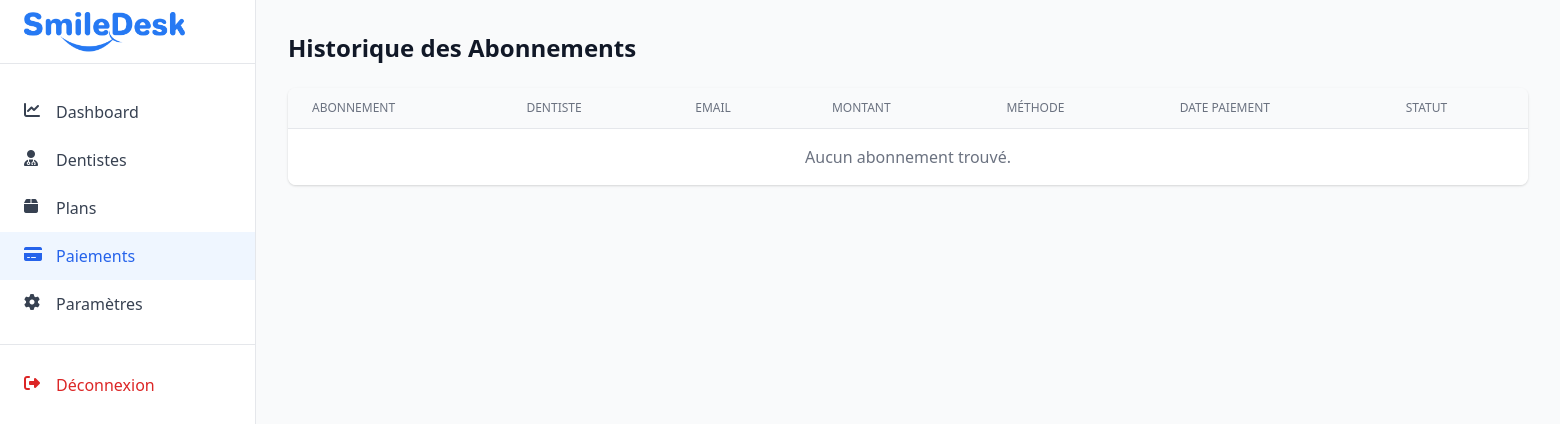
/admin/payments.php (signed in), run on an earlier commit of the app's database.
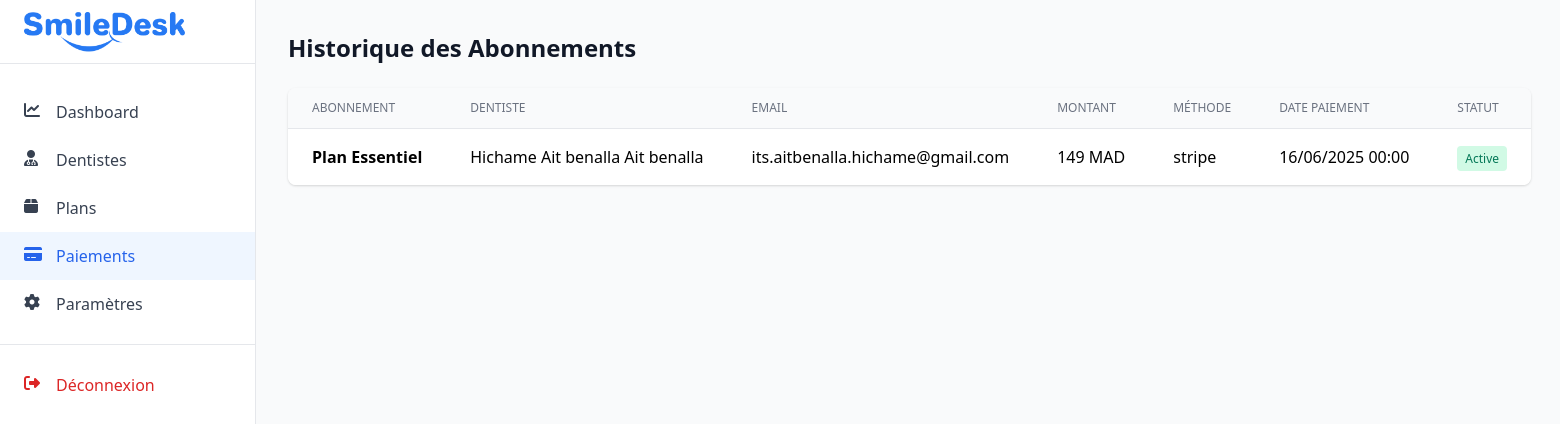
And on a later commit of the database.
### tables this page shows
CREATE TABLE `subscriptions` (
  `id` int(11) NOT NULL,
  `user_id` int(11) NOT NULL COMMENT 'Dentist who purchased the subscription',
  `plan_id` int(11) NOT NULL COMMENT 'Reference to subscription plan',
  `start_date` date NOT NULL,
  `end_date` date NOT NULL,
  `status` enum('active','expired','cancelled') DEFAULT 'active',
  `payment_method` varchar(50) DEFAULT NULL,
  `transaction_id` varchar(100) DEFAULT NULL,
  `created_at` timestamp NULL DEFAULT current_timestamp(),
  `updated_at` timestamp NULL DEFAULT current_timestamp() ON UPDATE current_timestamp()
);

CREATE TABLE `subscription_plans` (
  `id` int(11) NOT NULL,
  `name` varchar(100) NOT NULL,
  `description` text DEFAULT NULL,
  `duration_months` int(11) NOT NULL,
  `price` decimal(10,2) NOT NULL,
  `features` longtext DEFAULT NULL CHECK (json_valid(`features`)),
  `is_active` tinyint(1) DEFAULT 1,
  `created_at` timestamp NULL DEFAULT current_timestamp()
);

CREATE TABLE `users` (
  `id` int(11) NOT NULL,
  `email` varchar(100) NOT NULL,
  `password` varchar(255) NOT NULL,
  `first_name` varchar(50) NOT NULL,
  `last_name` varchar(50) NOT NULL,
  `role` enum('admin','dentist','assistant','receptionist') NOT NULL,
  `phone` varchar(20) DEFAULT NULL,
  `address` varchar(255) DEFAULT NULL,
  `specialization` varchar(100) DEFAULT NULL,
  `license_number` varchar(50) DEFAULT NULL,
  `status` enum('active','inactive') DEFAULT 'active',
  `last_login` timestamp NULL DEFAULT NULL,
  `created_at` timestamp NULL DEFAULT current_timestamp(),
  `updated_at` timestamp NULL DEFAULT current_timestamp() ON UPDATE current_timestamp(),
  `clinic_id` int(11) DEFAULT NULL
);

### admin/payments.php (the view, shortened to what this page needs)
<?php
require_once '../dashboard/config/database.php';
$stmt = $pdo->query("
    SELECT
        s.id,
        sp.name AS plan_name,
        sp.price AS total_amount,
        s.payment_method,
        s.start_date AS paid_date,
        u.first_name,
        u.last_name,
        u.email,
        s.status AS subscription_status
    FROM subscriptions s
    JOIN users u ON s.user_id = u.id
    JOIN subscription_plans sp ON s.plan_id = sp.id
    ORDER BY s.created_at DESC
");
$subscriptions = $stmt->fetchAll(PDO::FETCH_ASSOC);
?>
<!DOCTYPE html>
<html lang="fr">
<head>
    <link href="https://cdn.jsdelivr.net/npm/tailwindcss@2.2.19/dist/tailwind.min.css" rel="stylesheet">
    <link rel="stylesheet" href="https://cdnjs.cloudflare.com/ajax/libs/font-awesome/6.4.0/css/all.min.css">
</head>
<body class="bg-gray-50">
    <div class="flex h-screen">
        <?php include 'includes/sidebar.php'; ?>
        <main class="ml-64 flex-1 p-8">
            <div class="flex justify-between items-center mb-6">
                <h1 class="text-2xl font-semibold text-gray-900">Historique des Abonnements</h1>
            </div>
            <div class="bg-white rounded-lg shadow overflow-x-auto">
                <table class="min-w-full divide-y divide-gray-200">
                    <thead class="bg-gray-50">
                        <tr>
                            <th class="px-6 py-3 text-left text-xs font-medium text-gray-500 uppercase">Abonnement</th>
                            <th class="px-6 py-3 text-left text-xs font-medium text-gray-500 uppercase">Dentiste</th>
                            <th class="px-6 py-3 text-left text-xs font-medium text-gray-500 uppercase">Email</th>
                            <th class="px-6 py-3 text-left text-xs font-medium text-gray-500 uppercase">Montant</th>
                            <th class="px-6 py-3 text-left text-xs font-medium text-gray-500 uppercase">Méthode</th>
                            <th class="px-6 py-3 text-left text-xs font-medium text-gray-500 uppercase">Date Paiement</th>
                            <th class="px-6 py-3 text-left text-xs font-medium text-gray-500 uppercase">Statut</th>
                        </tr>
                    </thead>
                    <tbody class="bg-white divide-y divide-gray-200">
                        <?php foreach ($subscriptions as $sub): ?>
                        <tr>
                            <td class="px-6 py-4 whitespace-nowrap font-semibold"><?= htmlspecialchars($sub['plan_name']) ?></td>
                            <td class="px-6 py-4 whitespace-nowrap"><?= htmlspecialchars($sub['first_name'] . ' ' . $sub['last_name']) ?></td>
                            <td class="px-6 py-4 whitespace-nowrap"><?= htmlspecialchars($sub['email']) ?></td>
                            <td class="px-6 py-4 whitespace-nowrap"><?= number_format($sub['total_amount'], 0, '', ' ') ?> MAD</td>
                            <td class="px-6 py-4 whitespace-nowrap"><?= htmlspecialchars($sub['payment_method'] ?? '-') ?></td>
                            <td class="px-6 py-4 whitespace-nowrap"><?= $sub['paid_date'] ? date('d/m/Y H:i', strtotime($sub['paid_date'])) : '-' ?></td>
                            <td class="px-6 py-4 whitespace-nowrap">
                                <?php
                                    $color = $sub['subscription_status'] === 'active' ? 'bg-green-100 text-green-700' : 'bg-red-100 text-red-700';
                                    echo '<span class="px-2 py-1 text-xs rounded ' . $color . '">' . ucfirst($sub['subscription_status']) . '</span>';
                                ?>
                            </td>
                        </tr>
                        <?php endforeach; ?>
                        <?php if (empty($subscriptions)): ?>
                        <tr>
                            <td colspan="7" class="px-6 py-4 text-center text-gray-500">Aucun abonnement trouvé.</td>
                        </tr>
                        <?php endif; ?>
                    </tbody>
                </table>
            </div>
        </main>
    </div>
</body>
</html>

### admin/includes/sidebar.php
<aside class="w-64 bg-white border-r border-gray-200 fixed h-full">
    <div class="flex items-center justify-between h-16 border-b px-6">
        <span class="text-xl font-semibold text-blue-600"><img src="./logo/logo.png" alt="Logo" class="h-10 w-auto"></span>
    </div>
    <nav class="mt-6">
        <a href="./index.php" class="flex items-center px-6 py-3 text-gray-700 hover:bg-gray-100 <?= strpos($_SERVER['PHP_SELF'], 'dashboard.php') ? 'bg-blue-50 text-blue-600' : '' ?>">
            <i class="fas fa-chart-line w-5 h-5 mr-3"></i>
            <span>Dashboard</span>
        </a>
        <a href="./dentists.php" class="flex items-center px-6 py-3 text-gray-700 hover:bg-gray-100 <?= strpos($_SERVER['PHP_SELF'], 'dentists.php') ? 'bg-blue-50 text-blue-600' : '' ?>">
            <i class="fas fa-user-md w-5 h-5 mr-3"></i>
            <span>Dentistes</span>
        </a>
        <a href="./plans.php" class="flex items-center px-6 py-3 text-gray-700 hover:bg-gray-100 <?= strpos($_SERVER['PHP_SELF'], 'plans.php') ? 'bg-blue-50 text-blue-600' : '' ?>">
            <i class="fas fa-box w-5 h-5 mr-3"></i>
            <span>Plans</span>
        </a>
        <a href="./payments.php" class="flex items-center px-6 py-3 text-gray-700 hover:bg-gray-100 <?= strpos($_SERVER['PHP_SELF'], 'payments.php') ? 'bg-blue-50 text-blue-600' : '' ?>">
            <i class="fas fa-credit-card w-5 h-5 mr-3"></i>
            <span>Paiements</span>
        </a>
        <a href="./settings.php" class="flex items-center px-6 py-3 text-gray-700 hover:bg-gray-100 <?= strpos($_SERVER['PHP_SELF'], 'settings.php') ? 'bg-blue-50 text-blue-600' : '' ?>">
            <i class="fas fa-cog w-5 h-5 mr-3"></i>
            <span>Paramètres</span>
        </a>
        <hr class="my-4 border-gray-200">
        <a href="../auth/logout.php" class="flex items-center px-6 py-3 text-red-600 hover:bg-red-50">
            <i class="fas fa-sign-out-alt w-5 h-5 mr-3"></i>
            <span>Déconnexion</span>
        </a>
    </nav>
</aside>

What changed in the data, as far as the page shows it:
added subscriptions: subscription_plans.name "Plan Essentiel", user.last_name "Hichame Ait benalla Ait benalla", user.email "its.aitbenalla.hichame@gmail.com", subscription_plans.price "149", payment_method "stripe", start_date "16/06/2025 00:00", status "Active"
Also different on the page:
text no longer shown: "Aucun abonnement trouvé."
